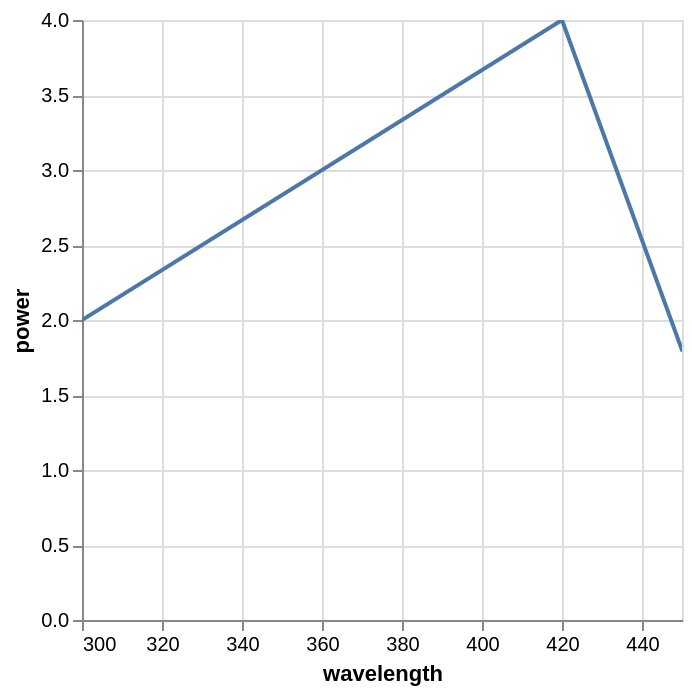

Express this chart as Vega-Lite.
### Vega-Lite specification from a JSON file in a GitHub repository (floating-point values rounded to 4 significant figures)
{"$schema": "https://vega.github.io/schema/vega-lite/v6.json", "data": {"values": [{"wavelength": 250, "power": 1}, {"wavelength": 300, "power": 2}, {"wavelength": 420, "power": 4}, {"wavelength": 450, "power": 1.8}, {"wavelength": 500, "power": 1.1}]}, "mark": {"type": "line", "clip": true}, "encoding": {"x": {"field": "wavelength", "type": "quantitative", "scale": {"domain": [300, 450]}}, "y": {"field": "power", "type": "quantitative"}}}
